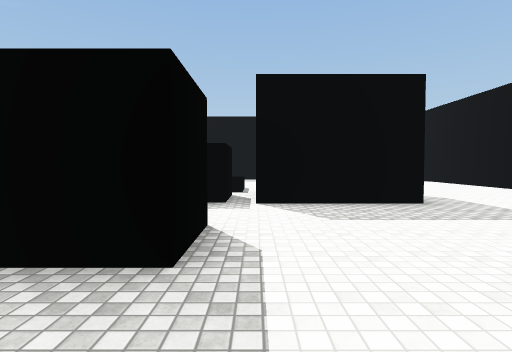
[1] (above)

16 first-person views from a walk through a Unity game level. The camera is 1.4 m above the floor, tilts 2° down and sees 80° across. The floor is counted in squares, 2 m on a side. Each view is taken from the middle of a square. On the plan, view 1 faces up. The plan holds only what a view shows up to about 10 squares ahead; the rest is blank. The place goes on beyond the plan. The player is left out. Surface patterns are stand-ins for the level's own textures.

[2]
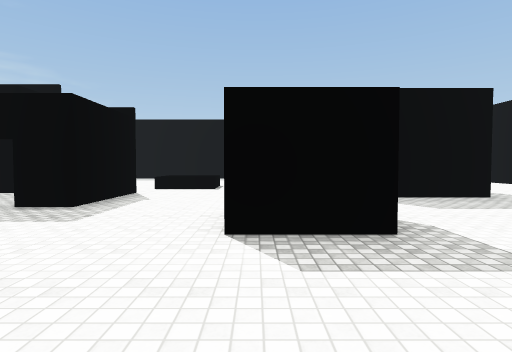

[3]
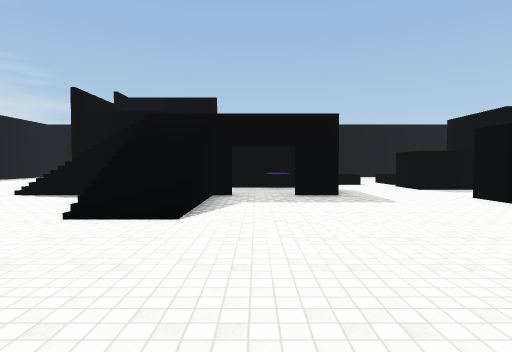

[4]
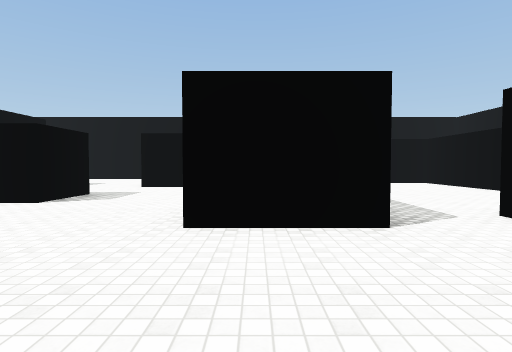

[5]
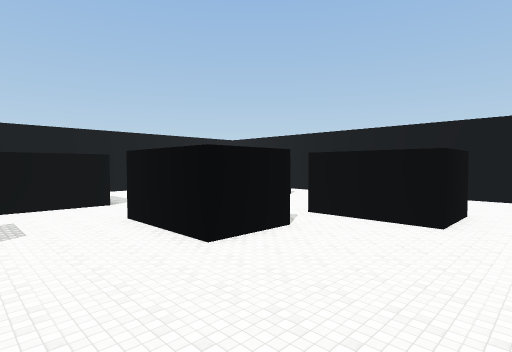

[6]
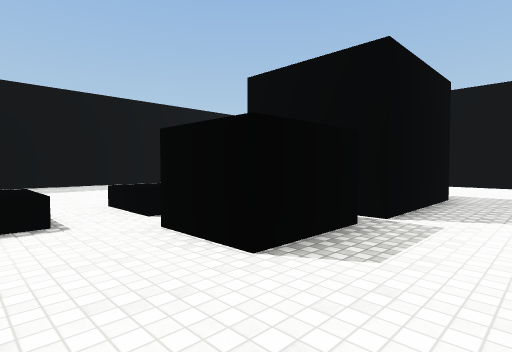

[7]
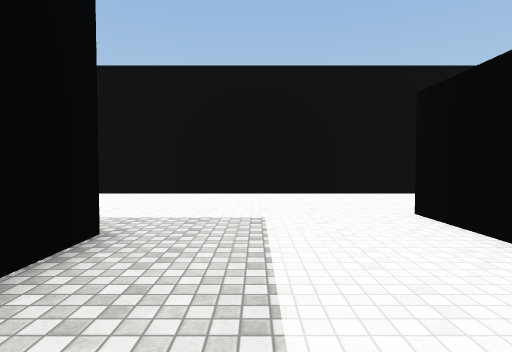

[8]
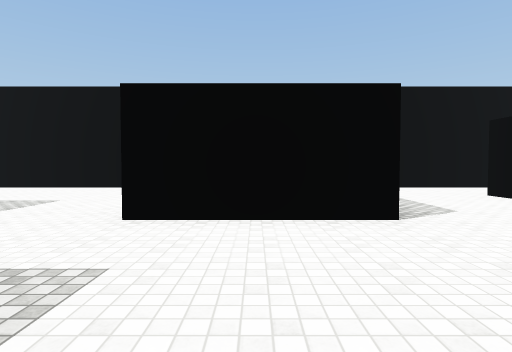

[9]
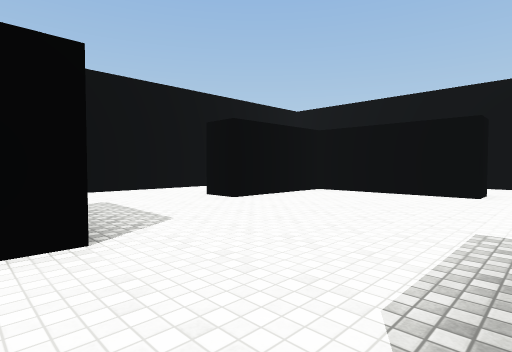

[10]
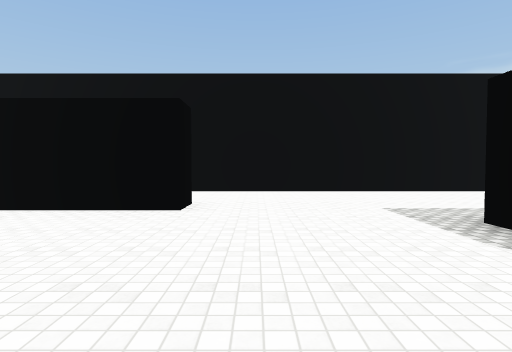

[11]
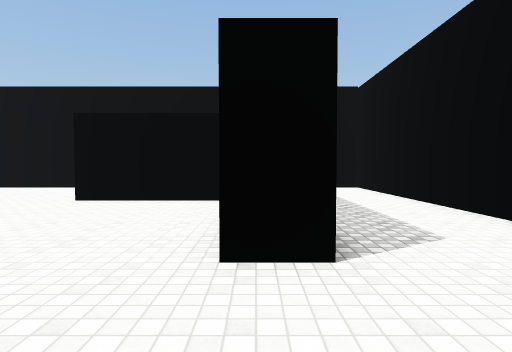

[12]
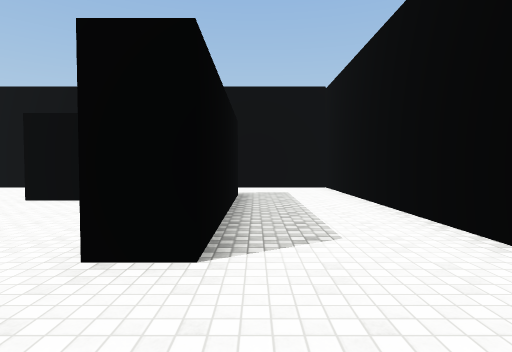

[13]
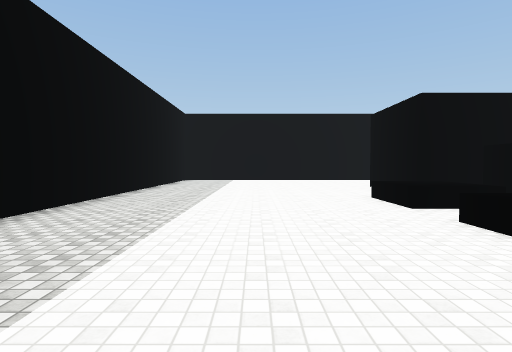

[14]
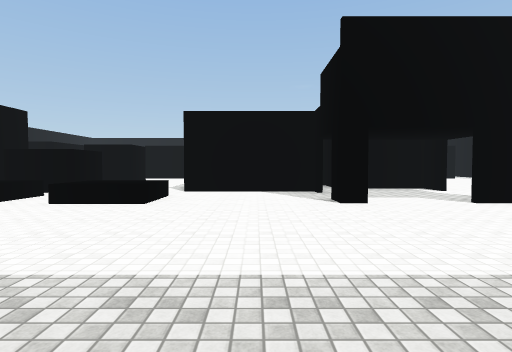

[15]
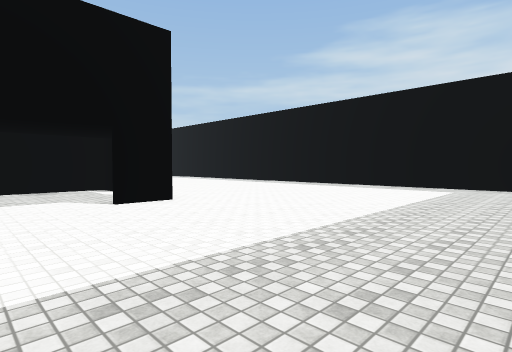

[16]
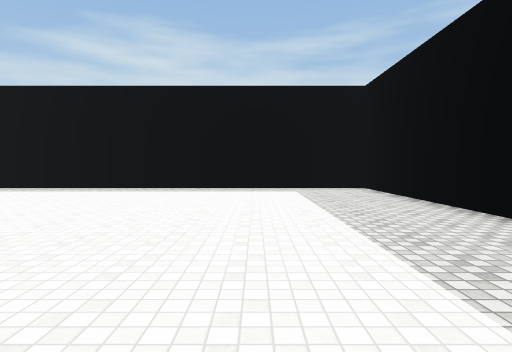

### Floor plan
Points are (right, up) in squares from view 1. A wall is a line through its corners. A room is listed if a view was taken in it or the views show most of it. See-through windows are left out.
Room 1 (views 1, 2, 3, 4, 5, 6, 7, 8, 9, 10, 11, 12, 13, 14, 15, 16)
walls: (-8, 4.1) (-8, 3.5); (-5.8, 6.7) (-8.5, 6.7); (-9.5, 5.6) (-12.2, 5.6); (-8.6, 6.8) (-5.1, 6.8) (-5.1, 4.1) (-6.1, 4.1); (-12.1, 6.7) (-12.1, 5.8) (-9.8, 5.8); (-9.1, 9.4) (-8.6, 9.4) (-8.6, 8.6); (-12.3, 9.4) (-11, 9.4); (0.2, -9.6) (0.2, -8.7) (4.1, -8.7); (-7.2, -12.2) (0.8, -12.2); (5, -9.6) (3.6, -9.6); (2.6, -12.2) (7.9, -12.2); (7.6, -7.4) (7.6, 10); (-14.5, 15.4) (-19.5, 15.4) (-19.5, 4); (3, 15.4) (-3.1, 15.4); (7.6, -12.2) (7.6, -9.4)
objects: other object (-7, -7) to (-4, -6); other object (-5, 8) to (-4, 9); other object (-4, -3) to (-2, -2); other object (-2, 2) to (-1, 3); other object (-2, 6) to (-1, 7); other object (-2, 8) to (0, 9); other object (0, 6) to (3, 8); other object (2, -1) to (4, 1); other object (4, -8) to (5, -6)

Where each view was taken, in squares from view 1:
view 1: 0 up, 0 right, facing up
view 2: 1 down, 2 left, facing up
view 3: 3 down, 7 left, facing up
view 4: 2 down, 8 left, facing right
view 5: 2 up, 9 left, facing down-right
view 6: 4 up, 4 left, facing up-right
view 7: 4 up, 0 right, facing right
view 8: 0 up, 2 left, facing right
view 9: 1 down, 1 left, facing down-right
view 10: 4 down, 1 left, facing down
view 11: 9 down, 2 left, facing right
view 12: 10 down, 2 left, facing right
view 13: 12 up, 7 left, facing right
view 14: 15 up, 7 left, facing down
view 15: 15 up, 9 left, facing down-left
view 16: 12 up, 10 left, facing left
